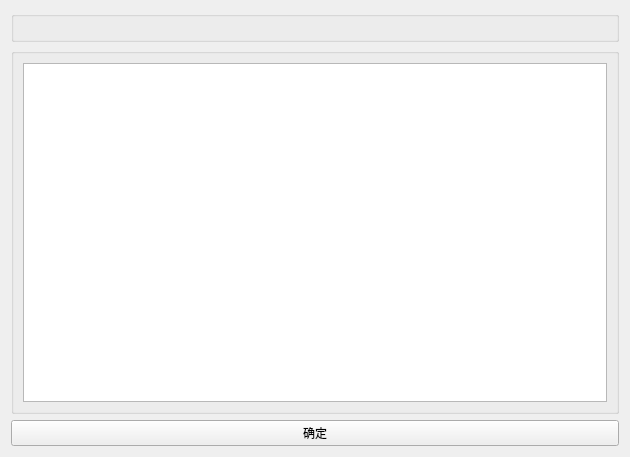
<?xml version="1.0" encoding="UTF-8"?>
<ui version="4.0">
 <class>BookIn</class>
 <widget class="QWidget" name="BookIn">
  <property name="geometry">
   <rect>
    <x>0</x>
    <y>0</y>
    <width>630</width>
    <height>457</height>
   </rect>
  </property>
  <property name="windowTitle">
   <string>BookIn</string>
  </property>
  <layout class="QVBoxLayout" name="verticalLayout">
   <item>
    <widget class="QGroupBox" name="groupBox_2">
     <property name="title">
      <string/>
     </property>
     <widget class="QLabel" name="label">
      <property name="geometry">
       <rect>
        <x>500</x>
        <y>0</y>
        <width>111</width>
        <height>20</height>
       </rect>
      </property>
      <property name="text">
       <string/>
      </property>
     </widget>
    </widget>
   </item>
   <item>
    <widget class="QGroupBox" name="groupBox">
     <property name="title">
      <string/>
     </property>
     <layout class="QVBoxLayout" name="verticalLayout_2">
      <item>
       <widget class="QTableView" name="tableView"/>
      </item>
     </layout>
    </widget>
   </item>
   <item>
    <widget class="QPushButton" name="pushButton">
     <property name="text">
      <string>确定</string>
     </property>
    </widget>
   </item>
  </layout>
 </widget>
 <resources/>
 <connections/>
</ui>
